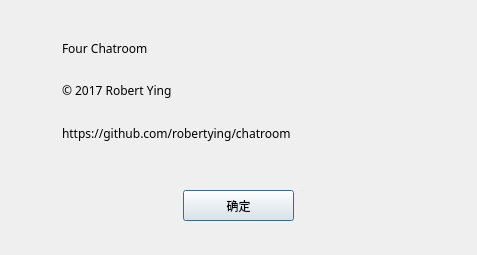
<?xml version="1.0" encoding="UTF-8"?>
<ui version="4.0">
 <class>About</class>
 <widget class="QDialog" name="About">
  <property name="geometry">
   <rect>
    <x>0</x>
    <y>0</y>
    <width>477</width>
    <height>255</height>
   </rect>
  </property>
  <property name="font">
   <font>
    <family>微软雅黑</family>
   </font>
  </property>
  <property name="windowTitle">
   <string>关于程序</string>
  </property>
  <property name="windowIcon">
   <iconset resource="image.qrc">
    <normaloff>:/image/icon.png</normaloff>:/image/icon.png</iconset>
  </property>
  <widget class="QPushButton" name="pushButton">
   <property name="geometry">
    <rect>
     <x>183</x>
     <y>190</y>
     <width>111</width>
     <height>31</height>
    </rect>
   </property>
   <property name="layoutDirection">
    <enum>Qt::LeftToRight</enum>
   </property>
   <property name="text">
    <string>确定</string>
   </property>
  </widget>
  <widget class="QWidget" name="verticalLayoutWidget">
   <property name="geometry">
    <rect>
     <x>62</x>
     <y>30</y>
     <width>371</width>
     <height>121</height>
    </rect>
   </property>
   <layout class="QVBoxLayout" name="verticalLayout">
    <item>
     <widget class="QLabel" name="label">
      <property name="text">
       <string>Four Chatroom</string>
      </property>
     </widget>
    </item>
    <item>
     <widget class="QLabel" name="label_2">
      <property name="text">
       <string>© 2017 Robert Ying</string>
      </property>
     </widget>
    </item>
    <item>
     <widget class="QLabel" name="label_3">
      <property name="text">
       <string>https://github.com/robertying/chatroom</string>
      </property>
     </widget>
    </item>
   </layout>
  </widget>
 </widget>
 <resources>
  <include location="image.qrc"/>
 </resources>
 <connections/>
</ui>
